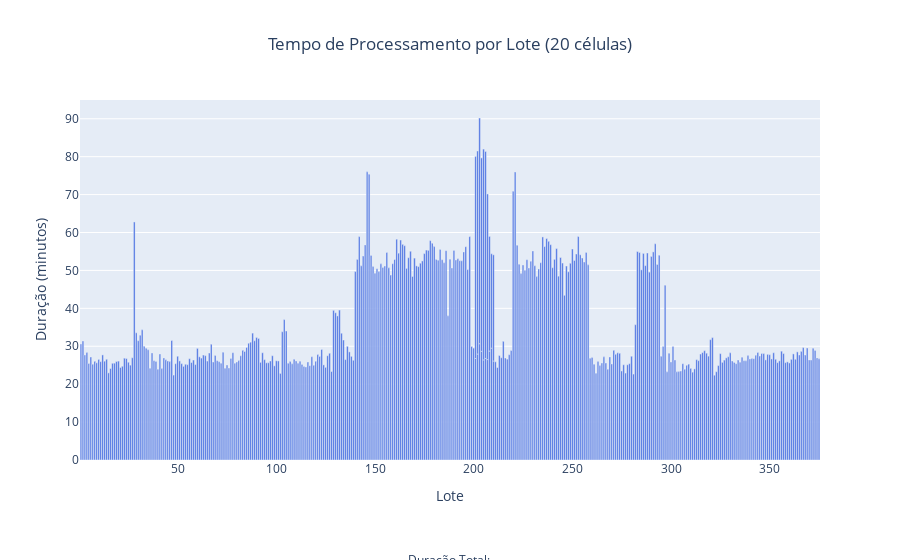

Source (notebook cell):
### Code cell
# Gráfico de barras para visualizar os tempos de processamento
fig = px.bar(
    df_tempos,
    x='Lote',
    y='Total (min)',
    hover_data={
        'Minutos': ':.1f',
        'Segundos': ':.1f',
        'Total (h)': ':.3f'
    },
    labels={'Total (min)': 'Duração (minutos)'},
    title='Tempo de Processamento por Lote (20 células)',
)

# Cálculo do tempo total consolidado de todos os lotes
total_horas = df_tempos['Total (h)'].sum()
total_dias = df_tempos['Total (dias)'].sum()

# Adiciona anotação com a duração total
fig.add_annotation(
    xref="paper", 
    yref="paper",
    x=0.5, 
    y=-0.35,  # Ajuste a posição vertical aqui
    text=f"Duração Total: <br>({total_horas:.2f} horas / {total_dias:.2f} dias)",
    showarrow=False,
    font=dict(size=12),
    align="center"
)

# Ajustes estéticos
fig.update_traces(marker_color='royalblue')
fig.update_layout(
    title_x=0.5,
    xaxis_title='Lote',
    yaxis_title='Duração (minutos)',
    hoverlabel=dict(bgcolor="white", font_size=13),
    margin=dict(b=100)  # Aumenta a margem inferior para caber a anotação
)

fig.show()

### Figure 1 — Plotly figure (JSON) as saved in the notebook; plotly's stock layout.template omitted (floating-point values rounded to 4 significant figures; data arrays with more than 128 entries replaced by an {"elided": "..."} marker saying what was removed)
{"data": [{"customdata": {"elided": "385x3 float values"}, "hovertemplate": "Lote=%{x}<br>Duração (minutos)=%{y}<br>Minutos=%{customdata[0]:.1f}<br>Segundos=%{customdata[1]:.1f}<br>Total (h)=%{customdata[2]:.3f}<extra></extra>", "legendgroup": "", "marker": {"color": "royalblue", "pattern": {"shape": ""}}, "name": "", "orientation": "v", "showlegend": false, "textposition": "auto", "type": "bar", "x": {"elided": "385 int values"}, "xaxis": "x", "y": {"elided": "385 float values"}, "yaxis": "y"}], "layout": {"annotations": [{"align": "center", "font": {"size": 12}, "showarrow": false, "text": "Duração Total: <br>(227.35 horas / 9.47 dias)", "x": 0.5, "xref": "paper", "y": -0.35, "yref": "paper"}], "barmode": "relative", "hoverlabel": {"bgcolor": "white", "font": {"size": 13}}, "legend": {"tracegroupgap": 0}, "margin": {"b": 100}, "title": {"text": "Tempo de Processamento por Lote (20 células)", "x": 0.5}, "xaxis": {"anchor": "y", "domain": [0, 1], "title": {"text": "Lote"}}, "yaxis": {"anchor": "x", "domain": [0, 1], "title": {"text": "Duração (minutos)"}}}}
